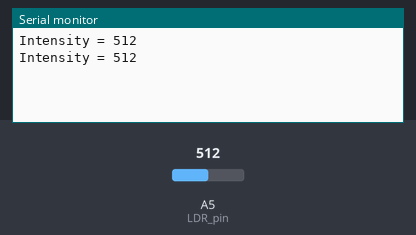
A sketch run on a simulated Arduino Uno, built with avr-gcc and run on an emulated ATmega328P. Shown: the last lines printed to the serial monitor. The test bench sets the inputs (shaded band); at power-on: A5 (LDR_pin) = 512.

Above: at 1.8 s.
1.9 s: A5 (LDR_pin) set to 716
At 2.8 s:
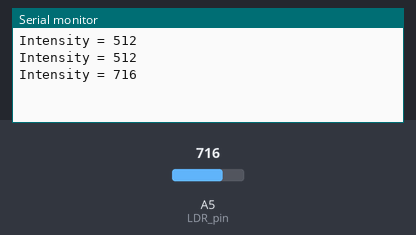
3.4 s: A5 (LDR_pin) set to 900
At 4.8 s:
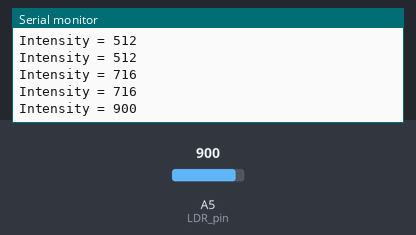
Timing chart, 0 to 6.4 s (numbered marks = the images above; inputs shaded):
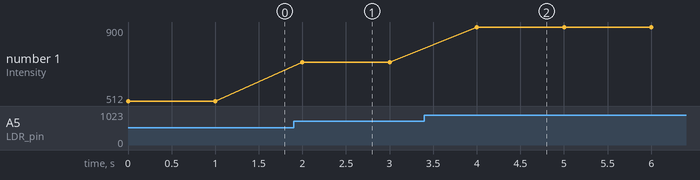

Measured:
- after the input at 1.9 s, the serial monitor: prints a new line after 0.10 s (image 1)
- after the input at 3.4 s, the serial monitor: prints a new line after 0.60 s (image 2)
- plotted number 1: 512 → 716 after the input at 1.9 s, 716 → 900 after the input at 3.4 s

The sketch:

color_recognition.ino
```cpp
// (licence header left out)
//define pin
int LDR_pin = A5;      //Define photosensitive resistor analog port A5

int Intensity = 0;     //illumination value

/**
* Function       setup
* @author        Danny
* @date          2017.07.25
* @brief         Initialization configuration
* @param[in]     void
* @retval        void
* @par History   no
*/
void setup()
{
  Serial.begin(9600);//Set baud rate is 9600
}

/**
* Function       loop
* @author        Danny
* @date          2017.07.25
* @brief         Read the analog value of the photosensitive resistor,
                 print it once per second through the serial port
* @param[in]     void
* @retval        void
* @par History   no
*/
void loop()
{
  Intensity = analogRead(LDR_pin);  //Read the value of the analog port A5, stored in the Intensity variable
  Serial.print("Intensity = ");    //Serial printf"Intensity = "
  Serial.println(Intensity);       //Serial printf Intensity and wrap
  delay(1000);                      //delay 1000ms
}
```
